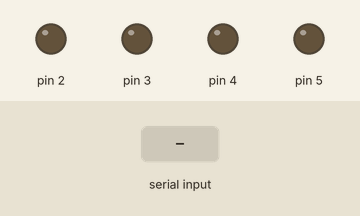
The sketch below on a simulated Arduino Uno, built with avr-gcc and run on an emulated ATmega328P. On the bench: output pins drawn as LEDs (lit = HIGH). The test bench sets the inputs (shaded band). What the sketch prints to the serial monitor is not drawn.

Above: at 1.2 s.
1.3 s: "1" received over Serial
At 2.7 s:
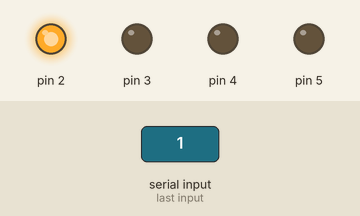
3.5 s: "2" received over Serial
At 5.4 s:
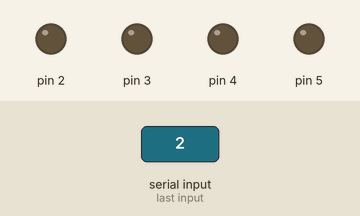
Timing chart, 0 to 6.9 s (numbered marks = the images above; inputs shaded):
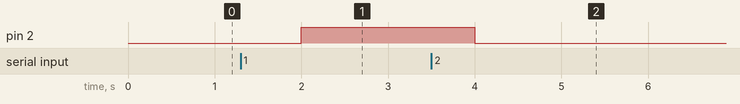

The sketch:

AulaIII___2.ino
```cpp
int val;
void setup() {
 Serial.begin(9600);
 pinMode(2, OUTPUT);
 pinMode(3, OUTPUT);
 pinMode(4, OUTPUT);
 pinMode(5, OUTPUT);
 menu();//Chamada a Função menu()
}

void loop() {
  if(Serial.available()){
  val = (int)Serial.read();
   if(val == 49){//Liga Rele 1
     digitalWrite(2,HIGH);
   }
   if(val == 50){//Desliga Rele 1
     digitalWrite(2,LOW);
   }
  }else{
    delay(1000);
  }
}
void menu(){
  Serial.println("Menu");
  Serial.println("1 - Liga Rele 1");
  Serial.println("2 - Desliga Rele 1");
}
```

Measured:
- after the input at 1.3 s, pin 2: LOW → HIGH after 0.70 s
- after the input at 3.5 s, pin 2: HIGH → LOW after 0.50 s
